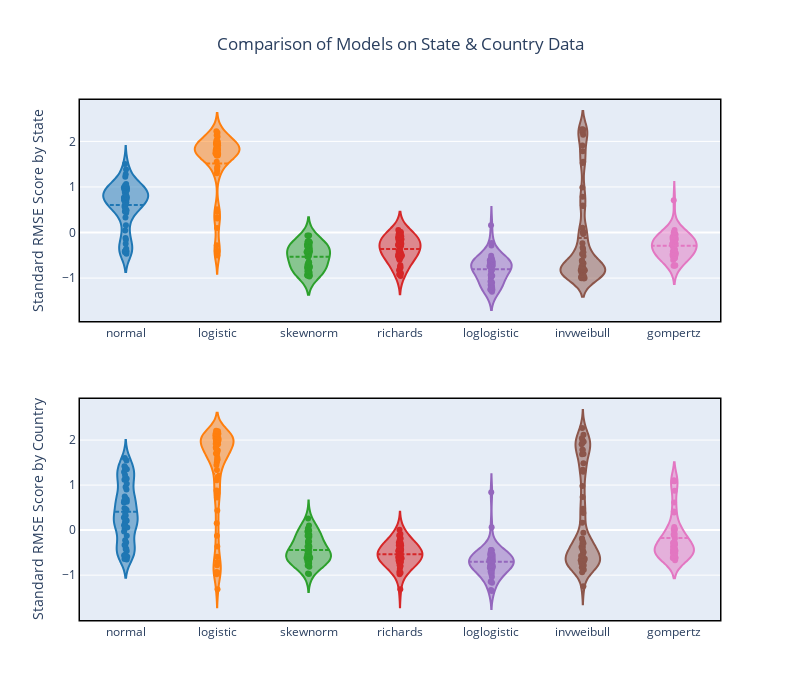

Notebook code for this chart:
### Markdown cell above
Clearly, different models do better for different regions. We can get a sense of how good each model is by plotting the distribution of scores with a [violin plot](https://en.wikipedia.org/wiki/Violin_plot).

### Code cell
cols = pc.DEFAULT_PLOTLY_COLORS


fig = make_subplots(rows=2, cols=1)
label = '%{customdata}: %{y:.2f}<extra></extra>'

for i,m in enumerate(rmse.columns):
    fig.add_trace(go.Violin(y=state_rmses[m], name=m, box_visible=False, meanline_visible=True, bandwidth=0.2,
                            hoveron='points', customdata = state_rmses.index.values,hovertemplate=label,
                            points='all',jitter=0.1,pointpos=0,line_color=cols[i]),row=1,col=1)
    
    fig.add_trace(go.Violin(y=global_rmses[m],name=m,box_visible=False,meanline_visible=True, bandwidth=0.2,
                            hoveron='points', customdata = global_rmses.index.values,hovertemplate=label,
                            points='all',jitter=0.1,pointpos=0,line_color=cols[i]),row=2,col=1)
    

fig.update_layout(width=800,height=700,title_text="Comparison of Models on State & Country Data",title_x=0.5,showlegend=False)
fig.update_xaxes(showline=True, linewidth=1.5, linecolor='black', mirror=True)
fig.update_yaxes(showline=True, linewidth=1.5, linecolor='black', mirror=True)
fig.update_yaxes(title="Standard RMSE Score by State",row=1,col=1)
fig.update_yaxes(title="Standard RMSE Score by Country",row=2,col=1)
fig.show()

### Figure 1 — Plotly figure (JSON) as saved in the notebook; plotly's stock layout.template omitted (floating-point values rounded to 4 significant figures)
{"data": [{"bandwidth": 0.2, "box": {"visible": false}, "customdata": ["NE", "MN", "IA", "NY", "NJ", "IL", "MA", "CA", "KS", "PA", "MI", "FL", "TX", "CT", "MD", "VA", "GA", "LA", "OH", "IN", "CO", "TN", "NC", "WA", "RI", "AZ", "MS", "WI", "MO", "AL", "DE", "SC", "KY", "UT", "DC", "AR", "NV", "NM", "OK", "ND", "NH", "OR", "SD", "ID", "PR", "WV", "ME", "VT", "WY", "HI", "MT", "AK", "GU"], "hoveron": "points", "hovertemplate": "%{customdata}: %{y:.2f}<extra></extra>", "jitter": 0.1, "line": {"color": "rgb(31, 119, 180)"}, "meanline": {"visible": true}, "name": "normal", "pointpos": 0, "points": "all", "type": "violin", "xaxis": "x", "y": [-0.466, -0.3976, -0.4328, 0.9857, 0.9284, 0.5455, 0.3282, 0.6394, -0.3556, 0.9539, 0.7331, 1.031, 0.858, 0.1583, 0.6326, 0.4364, 0.7752, 1.501, -0.2487, 0.7656, 0.7233, 0.7387, 0.6704, 1.01, -0.4125, 0.7583, 0.5645, 0.7072, 1.012, 0.6622, 0.04677, 0.9318, 0.4614, 0.7859, 0.6627, -0.1183, 0.9731, 0.4791, 0.9951, -0.4101, 0.7292, 0.9885, -0.1597, 1.383, 1.065, 0.8304, 0.9182, 0.8918, 0.7715, 0.4876, 1.225, 1.278, 0.9874], "yaxis": "y"}, {"bandwidth": 0.2, "box": {"visible": false}, "customdata": ["United States", "Brazil", "Ecuador", "Russia", "Spain", "Italy", "United Kingdom", "Qatar", "France", "Germany", "Peru", "Pakistan", "Turkey", "Mexico", "Saudi Arabia", "Iran", "China", "India", "Canada", "Belgium", "Netherlands", "Belarus", "Switzerland", "Sweden", "Portugal", "South Africa", "Chile", "Ireland", "Singapore", "United Arab Emirates", "Ukraine", "Japan", "Israel", "Austria", "Egypt", "Poland", "Indonesia", "Romania", "Bangladesh", "Colombia", "Korea, South", "Serbia", "Denmark", "Dominican Republic", "Philippines", "Panama", "Norway", "Czechia", "Australia", "Malaysia"], "hoveron": "points", "hovertemplate": "%{customdata}: %{y:.2f}<extra></extra>", "jitter": 0.1, "line": {"color": "rgb(31, 119, 180)"}, "meanline": {"visible": true}, "name": "normal", "pointpos": 0, "points": "all", "type": "violin", "xaxis": "x2", "y": [0.9, -0.3384, -0.03258, -0.5608, 1.168, 1.14, 0.7182, -0.1253, -0.5479, 1.351, 0.209, -0.2758, 0.1754, -0.4209, 0.03383, -0.4661, -0.3294, 0.282, 0.654, 0.6131, 0.4681, 0.2032, 1.418, 0.1108, 1.028, 0.2273, 0.6301, -0.227, 0.2593, 0.4489, -0.644, 0.1048, 1.223, 1.547, 0.05614, 0.6899, -0.6551, 0.7458, 0.3633, 0.4838, 1.292, -0.5941, -0.4114, 0.324, 0.9549, 0.6774, 1.392, 1.348, 1.602, 1.121], "yaxis": "y2"}, {"bandwidth": 0.2, "box": {"visible": false}, "customdata": ["NE", "MN", "IA", "NY", "NJ", "IL", "MA", "CA", "KS", "PA", "MI", "FL", "TX", "CT", "MD", "VA", "GA", "LA", "OH", "IN", "CO", "TN", "NC", "WA", "RI", "AZ", "MS", "WI", "MO", "AL", "DE", "SC", "KY", "UT", "DC", "AR", "NV", "NM", "OK", "ND", "NH", "OR", "SD", "ID", "PR", "WV", "ME", "VT", "WY", "HI", "MT", "AK", "GU"], "hoveron": "points", "hovertemplate": "%{customdata}: %{y:.2f}<extra></extra>", "jitter": 0.1, "line": {"color": "rgb(255, 127, 14)"}, "meanline": {"visible": true}, "name": "logistic", "pointpos": 0, "points": "all", "type": "violin", "xaxis": "x", "y": [-0.5033, -0.4042, -0.2771, 1.833, 1.772, 1.867, 2.136, 1.91, 0.3085, 1.791, 1.915, 1.758, 1.835, 2.148, 1.967, 1.952, 1.95, 1.41, 2.189, 1.707, 1.765, 1.733, 1.809, 1.364, 1.819, 1.692, 1.974, 1.738, 1.719, 2.013, 2.225, 1.745, 2.1, 1.737, 1.992, 1.946, 1.712, 2.017, 1.69, 0.09964, 1.835, 1.728, -0.407, 1.446, 1.725, 1.938, 1.868, 0.4547, 1.715, 0.5125, 1.303, 1.553, 0.3354], "yaxis": "y"}, {"bandwidth": 0.2, "box": {"visible": false}, "customdata": ["United States", "Brazil", "Ecuador", "Russia", "Spain", "Italy", "United Kingdom", "Qatar", "France", "Germany", "Peru", "Pakistan", "Turkey", "Mexico", "Saudi Arabia", "Iran", "China", "India", "Canada", "Belgium", "Netherlands", "Belarus", "Switzerland", "Sweden", "Portugal", "South Africa", "Chile", "Ireland", "Singapore", "United Arab Emirates", "Ukraine", "Japan", "Israel", "Austria", "Egypt", "Poland", "Indonesia", "Romania", "Bangladesh", "Colombia", "Korea, South", "Serbia", "Denmark", "Dominican Republic", "Philippines", "Panama", "Norway", "Czechia", "Australia", "Malaysia"], "hoveron": "points", "hovertemplate": "%{customdata}: %{y:.2f}<extra></extra>", "jitter": 0.1, "line": {"color": "rgb(255, 127, 14)"}, "meanline": {"visible": true}, "name": "logistic", "pointpos": 0, "points": "all", "type": "violin", "xaxis": "x2", "y": [1.781, 0.7233, -0.7087, 2.048, 1.698, 1.7, 1.987, -0.9464, -0.5908, 1.562, 2.084, 1.106, 2.009, 0.8253, -1.311, -0.1267, -0.3652, 2.15, 1.978, 2.044, 2.084, 2.124, 1.505, 2.196, 1.805, 1.974, 1.833, -0.7802, -0.9816, 2.105, 1.918, -0.9283, 1.619, 1.333, 2.204, 2.007, 1.768, 1.975, 2.139, 1.908, 1.185, 0.1539, 0.4352, 2.148, 1.717, 1.979, 1.447, 1.568, 0.8778, 1.728], "yaxis": "y2"}, {"bandwidth": 0.2, "box": {"visible": false}, "customdata": ["NE", "MN", "IA", "NY", "NJ", "IL", "MA", "CA", "KS", "PA", "MI", "FL", "TX", "CT", "MD", "VA", "GA", "LA", "OH", "IN", "CO", "TN", "NC", "WA", "RI", "AZ", "MS", "WI", "MO", "AL", "DE", "SC", "KY", "UT", "DC", "AR", "NV", "NM", "OK", "ND", "NH", "OR", "SD", "ID", "PR", "WV", "ME", "VT", "WY", "HI", "MT", "AK", "GU"], "hoveron": "points", "hovertemplate": "%{customdata}: %{y:.2f}<extra></extra>", "jitter": 0.1, "line": {"color": "rgb(44, 160, 44)"}, "meanline": {"visible": true}, "name": "skewnorm", "pointpos": 0, "points": "all", "type": "violin", "xaxis": "x", "y": [-0.4807, -0.4048, -0.4332, -0.6678, -0.8602, -0.06261, -0.4291, -0.2919, -0.3877, -0.9219, -0.772, -0.8571, -0.8762, -0.507, -0.4154, -0.06381, -0.7713, -0.4436, -0.3524, -0.3043, -0.2729, -0.2774, -0.185, -0.8455, -0.7125, -0.2488, -0.2095, -0.1941, -0.8513, -0.7169, -0.4054, -0.9407, -0.4705, -0.4058, -0.6414, -0.2137, -0.9627, -0.1976, -0.9293, -0.4113, -0.3866, -0.9462, -0.2701, -0.5281, -0.7534, -0.6555, -0.7433, -0.5394, -0.5033, -0.773, -0.8595, -0.6768, -0.2207], "yaxis": "y"}, {"bandwidth": 0.2, "box": {"visible": false}, "customdata": ["United States", "Brazil", "Ecuador", "Russia", "Spain", "Italy", "United Kingdom", "Qatar", "France", "Germany", "Peru", "Pakistan", "Turkey", "Mexico", "Saudi Arabia", "Iran", "China", "India", "Canada", "Belgium", "Netherlands", "Belarus", "Switzerland", "Sweden", "Portugal", "South Africa", "Chile", "Ireland", "Singapore", "United Arab Emirates", "Ukraine", "Japan", "Israel", "Austria", "Egypt", "Poland", "Indonesia", "Romania", "Bangladesh", "Colombia", "Korea, South", "Serbia", "Denmark", "Dominican Republic", "Philippines", "Panama", "Norway", "Czechia", "Australia", "Malaysia"], "hoveron": "points", "hovertemplate": "%{customdata}: %{y:.2f}<extra></extra>", "jitter": 0.1, "line": {"color": "rgb(44, 160, 44)"}, "meanline": {"visible": true}, "name": "skewnorm", "pointpos": 0, "points": "all", "type": "violin", "xaxis": "x2", "y": [-0.964, -0.3969, -0.03258, -0.5608, -0.7281, -0.8109, -0.7621, -0.1253, -0.5479, -0.5907, -0.01253, -0.3576, -0.7288, -0.471, 0.03383, -0.5261, -0.3631, -0.2504, -0.465, -0.5651, -0.5452, -0.1006, -0.6319, -0.6133, -0.714, 0.0374, -0.1472, -0.227, 0.2593, -0.4863, -0.644, 0.1048, -0.7876, -0.2649, -0.275, -0.6977, -0.6868, -0.696, -0.4564, -0.006208, -0.08268, -0.5971, -0.6164, -0.3435, -0.9725, -0.6103, -0.6093, -0.5792, -0.09669, -0.6284], "yaxis": "y2"}, {"bandwidth": 0.2, "box": {"visible": false}, "customdata": ["NE", "MN", "IA", "NY", "NJ", "IL", "MA", "CA", "KS", "PA", "MI", "FL", "TX", "CT", "MD", "VA", "GA", "LA", "OH", "IN", "CO", "TN", "NC", "WA", "RI", "AZ", "MS", "WI", "MO", "AL", "DE", "SC", "KY", "UT", "DC", "AR", "NV", "NM", "OK", "ND", "NH", "OR", "SD", "ID", "PR", "WV", "ME", "VT", "WY", "HI", "MT", "AK", "GU"], "hoveron": "points", "hovertemplate": "%{customdata}: %{y:.2f}<extra></extra>", "jitter": 0.1, "line": {"color": "rgb(214, 39, 40)"}, "meanline": {"visible": true}, "name": "richards", "pointpos": 0, "points": "all", "type": "violin", "xaxis": "x", "y": [-0.5024, -0.402, -0.4302, -0.4794, -0.1407, -0.1889, -0.5581, -0.1953, -0.4712, -0.239, -0.5766, -0.2785, -0.1817, -0.6012, -0.2442, -0.2765, -0.3837, -0.5196, -0.4708, 0.009625, -0.04339, -0.01245, -0.1052, -0.7685, -0.7521, 0.01218, -0.274, -0.03508, -0.1506, -0.5336, -0.4973, -0.1024, -0.3972, -0.01133, -0.3038, -0.5465, -0.09709, -0.2861, -0.08088, -0.4481, -0.1068, -0.1488, -0.9219, -0.2645, -0.2422, -0.5162, -0.378, -0.9536, 0.05505, -0.8911, -0.8194, -0.7162, -0.8257], "yaxis": "y"}, {"bandwidth": 0.2, "box": {"visible": false}, "customdata": ["United States", "Brazil", "Ecuador", "Russia", "Spain", "Italy", "United Kingdom", "Qatar", "France", "Germany", "Peru", "Pakistan", "Turkey", "Mexico", "Saudi Arabia", "Iran", "China", "India", "Canada", "Belgium", "Netherlands", "Belarus", "Switzerland", "Sweden", "Portugal", "South Africa", "Chile", "Ireland", "Singapore", "United Arab Emirates", "Ukraine", "Japan", "Israel", "Austria", "Egypt", "Poland", "Indonesia", "Romania", "Bangladesh", "Colombia", "Korea, South", "Serbia", "Denmark", "Dominican Republic", "Philippines", "Panama", "Norway", "Czechia", "Australia", "Malaysia"], "hoveron": "points", "hovertemplate": "%{customdata}: %{y:.2f}<extra></extra>", "jitter": 0.1, "line": {"color": "rgb(214, 39, 40)"}, "meanline": {"visible": true}, "name": "richards", "pointpos": 0, "points": "all", "type": "violin", "xaxis": "x2", "y": [-0.1363, -0.4962, -0.7087, -0.8652, -0.6358, -0.3374, -0.4599, -0.9464, -0.5908, -0.6047, -0.2937, -0.5537, -0.7034, -0.551, -1.311, -0.7007, -0.4001, -0.4331, -0.2815, -0.5935, -0.6257, -0.3397, -0.5983, -0.523, -0.4166, -0.2271, -0.1162, -0.7802, -0.9816, -0.4061, -0.6156, -0.9283, -0.2864, -0.6043, -0.5043, -0.4679, -0.6057, -0.4251, -0.4231, -0.1865, 0.01073, -0.7927, -0.7855, -0.4549, -0.0841, -0.2862, -0.7135, -0.5944, -0.8066, -0.6755], "yaxis": "y2"}, {"bandwidth": 0.2, "box": {"visible": false}, "customdata": ["NE", "MN", "IA", "NY", "NJ", "IL", "MA", "CA", "KS", "PA", "MI", "FL", "TX", "CT", "MD", "VA", "GA", "LA", "OH", "IN", "CO", "TN", "NC", "WA", "RI", "AZ", "MS", "WI", "MO", "AL", "DE", "SC", "KY", "UT", "DC", "AR", "NV", "NM", "OK", "ND", "NH", "OR", "SD", "ID", "PR", "WV", "ME", "VT", "WY", "HI", "MT", "AK", "GU"], "hoveron": "points", "hovertemplate": "%{customdata}: %{y:.2f}<extra></extra>", "jitter": 0.1, "line": {"color": "rgb(148, 103, 189)"}, "meanline": {"visible": true}, "name": "loglogistic", "pointpos": 0, "points": "all", "type": "violin", "xaxis": "x", "y": [0.1603, -0.2833, -0.2314, -0.759, -0.7503, -1.299, -0.6818, -1.073, -0.7413, -0.5966, -0.7296, -0.6246, -0.6743, -0.6158, -0.8151, -1.256, -0.5661, -0.7406, -0.7531, -1.184, -1.164, -1.193, -1.201, -0.814, -0.6046, -1.218, -0.9456, -1.261, -0.7457, -0.5635, -0.5073, -0.7056, -0.6301, -1.099, -0.6445, -1.103, -0.7004, -0.9314, -0.7404, -0.5949, -1.005, -0.6644, -0.8589, -0.8392, -0.744, -0.6069, -0.6701, -1.152, -1.127, -0.9476, -0.7129, -0.6872, -1.244], "yaxis": "y"}, {"bandwidth": 0.2, "box": {"visible": false}, "customdata": ["United States", "Brazil", "Ecuador", "Russia", "Spain", "Italy", "United Kingdom", "Qatar", "France", "Germany", "Peru", "Pakistan", "Turkey", "Mexico", "Saudi Arabia", "Iran", "China", "India", "Canada", "Belgium", "Netherlands", "Belarus", "Switzerland", "Sweden", "Portugal", "South Africa", "Chile", "Ireland", "Singapore", "United Arab Emirates", "Ukraine", "Japan", "Israel", "Austria", "Egypt", "Poland", "Indonesia", "Romania", "Bangladesh", "Colombia", "Korea, South", "Serbia", "Denmark", "Dominican Republic", "Philippines", "Panama", "Norway", "Czechia", "Australia", "Malaysia"], "hoveron": "points", "hovertemplate": "%{customdata}: %{y:.2f}<extra></extra>", "jitter": 0.1, "line": {"color": "rgb(148, 103, 189)"}, "meanline": {"visible": true}, "name": "loglogistic", "pointpos": 0, "points": "all", "type": "violin", "xaxis": "x2", "y": [-0.6542, -0.8911, -0.7046, -0.4432, -0.5895, -0.6197, -0.4498, 0.06268, -0.5908, -0.6895, -0.9494, -1.034, -0.8101, -0.729, 0.8393, -0.7931, -0.44, -0.6689, -0.7878, -0.5278, -0.5721, -0.8402, -0.6058, -0.4572, -0.6193, -1.327, -1.147, -0.7802, -0.9816, -0.5403, -0.7559, -0.9283, -0.7015, -0.8415, -0.6816, -0.4873, -0.8065, -0.5373, -0.5101, -1.135, -1.171, -0.8284, -0.9212, -0.6773, -0.7008, -0.7016, -0.8369, -0.6799, -1.351, -0.6279], "yaxis": "y2"}, {"bandwidth": 0.2, "box": {"visible": false}, "customdata": ["NE", "MN", "IA", "NY", "NJ", "IL", "MA", "CA", "KS", "PA", "MI", "FL", "TX", "CT", "MD", "VA", "GA", "LA", "OH", "IN", "CO", "TN", "NC", "WA", "RI", "AZ", "MS", "WI", "MO", "AL", "DE", "SC", "KY", "UT", "DC", "AR", "NV", "NM", "OK", "ND", "NH", "OR", "SD", "ID", "PR", "WV", "ME", "VT", "WY", "HI", "MT", "AK", "GU"], "hoveron": "points", "hovertemplate": "%{customdata}: %{y:.2f}<extra></extra>", "jitter": 0.1, "line": {"color": "rgb(140, 86, 75)"}, "meanline": {"visible": true}, "name": "invweibull", "pointpos": 0, "points": "all", "type": "violin", "xaxis": "x", "y": [2.203, 2.266, 2.259, -0.4329, -0.8089, -0.6734, -0.2374, -0.7937, 2.146, -0.7487, 0.006804, -0.7511, -0.7793, 0.01852, -0.8804, -0.5145, -0.6206, -0.6877, 0.1073, -1.002, -0.9638, -0.9758, -0.8832, 0.786, 0.9875, -1.008, -0.8351, -0.9198, -0.8329, -0.3275, -0.364, -0.8259, -0.6661, -0.996, -0.7615, 0.5824, -0.8279, -0.7947, -0.8536, 2.213, -0.9585, -0.8087, 1.91, -0.9333, -0.8079, -0.4733, -0.6169, 1.551, -0.9658, 1.783, 0.5918, -0.03385, 1.524], "yaxis": "y"}, {"bandwidth": 0.2, "box": {"visible": false}, "customdata": ["United States", "Brazil", "Ecuador", "Russia", "Spain", "Italy", "United Kingdom", "Qatar", "France", "Germany", "Peru", "Pakistan", "Turkey", "Mexico", "Saudi Arabia", "Iran", "China", "India", "Canada", "Belgium", "Netherlands", "Belarus", "Switzerland", "Sweden", "Portugal", "South Africa", "Chile", "Ireland", "Singapore", "United Arab Emirates", "Ukraine", "Japan", "Israel", "Austria", "Egypt", "Poland", "Indonesia", "Romania", "Bangladesh", "Colombia", "Korea, South", "Serbia", "Denmark", "Dominican Republic", "Philippines", "Panama", "Norway", "Czechia", "Australia", "Malaysia"], "hoveron": "points", "hovertemplate": "%{customdata}: %{y:.2f}<extra></extra>", "jitter": 0.1, "line": {"color": "rgb(140, 86, 75)"}, "meanline": {"visible": true}, "name": "invweibull", "pointpos": 0, "points": "all", "type": "violin", "xaxis": "x2", "y": [-0.79, 1.962, 2.12, 0.4722, -0.2944, -0.7349, -0.5728, 2.043, 1.78, -0.4247, -0.7281, 1.692, 0.3821, 1.934, 1.298, 1.998, 2.266, -0.6383, -0.8157, -0.3774, -0.1886, -0.7054, -0.4895, -0.1977, -0.6666, -0.3743, -0.9362, 1.685, 1.339, -0.7147, 0.7345, 1.484, -0.7796, -0.5654, -0.2925, -0.5763, 0.9775, -0.6378, -0.6689, -0.8773, -1.245, 1.787, 1.909, -0.5408, -0.8302, -0.7722, -0.05801, -0.4688, 0.1655, -0.2458], "yaxis": "y2"}, {"bandwidth": 0.2, "box": {"visible": false}, "customdata": ["NE", "MN", "IA", "NY", "NJ", "IL", "MA", "CA", "KS", "PA", "MI", "FL", "TX", "CT", "MD", "VA", "GA", "LA", "OH", "IN", "CO", "TN", "NC", "WA", "RI", "AZ", "MS", "WI", "MO", "AL", "DE", "SC", "KY", "UT", "DC", "AR", "NV", "NM", "OK", "ND", "NH", "OR", "SD", "ID", "PR", "WV", "ME", "VT", "WY", "HI", "MT", "AK", "GU"], "hoveron": "points", "hovertemplate": "%{customdata}: %{y:.2f}<extra></extra>", "jitter": 0.1, "line": {"color": "rgb(227, 119, 194)"}, "meanline": {"visible": true}, "name": "gompertz", "pointpos": 0, "points": "all", "type": "violin", "xaxis": "x", "y": [-0.4106, -0.3737, -0.4544, -0.4795, -0.1408, -0.189, -0.5582, -0.1956, -0.4993, -0.2391, -0.5772, -0.2786, -0.1818, -0.6012, -0.2443, -0.2769, -0.3838, -0.5198, -0.4713, 0.008196, -0.04342, -0.01261, -0.1053, -0.7314, -0.3253, 0.01215, -0.2741, -0.03517, -0.1506, -0.5339, -0.4974, -0.1024, -0.3973, -0.0114, -0.3039, -0.5467, -0.09721, -0.2863, -0.08094, -0.4482, -0.1069, -0.1488, 0.7078, -0.2646, -0.2422, -0.5163, -0.378, -0.2523, 0.05496, -0.1718, -0.7288, -0.7162, -0.5565], "yaxis": "y"}, {"bandwidth": 0.2, "box": {"visible": false}, "customdata": ["United States", "Brazil", "Ecuador", "Russia", "Spain", "Italy", "United Kingdom", "Qatar", "France", "Germany", "Peru", "Pakistan", "Turkey", "Mexico", "Saudi Arabia", "Iran", "China", "India", "Canada", "Belgium", "Netherlands", "Belarus", "Switzerland", "Sweden", "Portugal", "South Africa", "Chile", "Ireland", "Singapore", "United Arab Emirates", "Ukraine", "Japan", "Israel", "Austria", "Egypt", "Poland", "Indonesia", "Romania", "Bangladesh", "Colombia", "Korea, South", "Serbia", "Denmark", "Dominican Republic", "Philippines", "Panama", "Norway", "Czechia", "Australia", "Malaysia"], "hoveron": "points", "hovertemplate": "%{customdata}: %{y:.2f}<extra></extra>", "jitter": 0.1, "line": {"color": "rgb(227, 119, 194)"}, "meanline": {"visible": true}, "name": "gompertz", "pointpos": 0, "points": "all", "type": "violin", "xaxis": "x2", "y": [-0.1364, -0.5624, 0.06746, -0.09018, -0.6186, -0.3374, -0.4608, 0.03814, 1.089, -0.6035, -0.3091, -0.577, -0.3241, -0.5873, 0.4159, 0.6147, -0.3687, -0.4409, -0.2816, -0.5935, -0.6208, -0.3417, -0.5983, -0.5159, -0.4166, -0.3104, -0.1164, 1.11, 1.087, -0.4062, 0.00672, 1.091, -0.2864, -0.6044, -0.5071, -0.468, 0.008488, -0.4251, -0.444, -0.1866, 0.0105, 0.8717, 0.3905, -0.455, -0.08415, -0.2863, -0.621, -0.594, -0.3911, -0.6715], "yaxis": "y2"}], "layout": {"height": 700, "showlegend": false, "title": {"text": "Comparison of Models on State & Country Data", "x": 0.5}, "width": 800, "xaxis": {"anchor": "y", "domain": [0, 1], "linecolor": "black", "linewidth": 1.5, "mirror": true, "showline": true}, "xaxis2": {"anchor": "y2", "domain": [0, 1], "linecolor": "black", "linewidth": 1.5, "mirror": true, "showline": true}, "yaxis": {"anchor": "x", "domain": [0.575, 1], "linecolor": "black", "linewidth": 1.5, "mirror": true, "showline": true, "title": {"text": "Standard RMSE Score by State"}}, "yaxis2": {"anchor": "x2", "domain": [0, 0.425], "linecolor": "black", "linewidth": 1.5, "mirror": true, "showline": true, "title": {"text": "Standard RMSE Score by Country"}}}}
